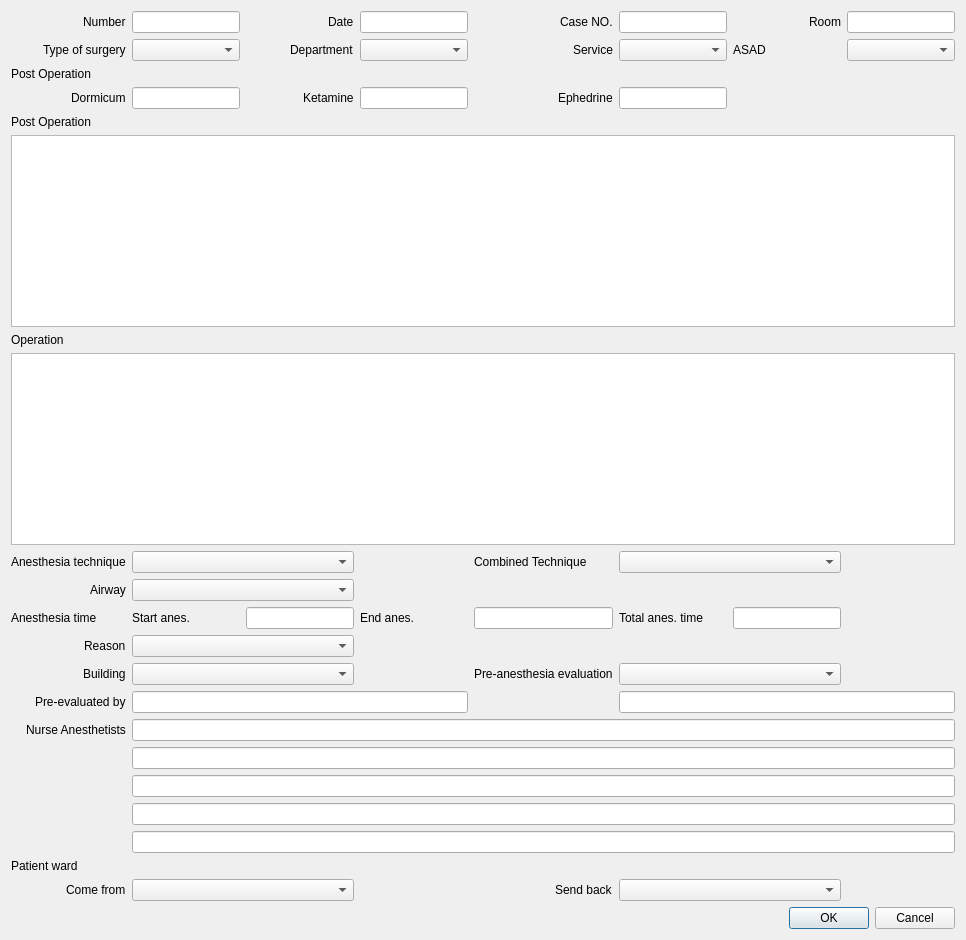
         <widget class="QWidget" name="Intra">
          <attribute name="title">
           <string>Intra</string>
          </attribute>
          <layout class="QGridLayout" name="gridLayout_4">
           <item row="0" column="0">
            <layout class="QGridLayout" name="gridLayout_3">
             <item row="0" column="2" alignment="Qt::AlignRight">
              <widget class="QLabel" name="label_2">
               <property name="text">
                <string>Date</string>
               </property>
              </widget>
             </item>
             <item row="0" column="3">
              <widget class="QLineEdit" name="lineEdit_2"/>
             </item>
             <item row="0" column="1">
              <widget class="QLineEdit" name="lineEdit"/>
             </item>
             <item row="0" column="0" alignment="Qt::AlignRight">
              <widget class="QLabel" name="label">
               <property name="text">
                <string>Number</string>
               </property>
              </widget>
             </item>
             <item row="12" column="0">
              <widget class="QLabel" name="label_8">
               <property name="text">
                <string>Anesthesia technique</string>
               </property>
              </widget>
             </item>
             <item row="20" column="1" colspan="7">
              <widget class="QLineEdit" name="lineEdit_12"/>
             </item>
             <item row="19" column="1" colspan="7">
              <widget class="QLineEdit" name="lineEdit_11"/>
             </item>
             <item row="3" column="1">
              <widget class="QLineEdit" name="lineEdit_6"/>
             </item>
             <item row="21" column="1" colspan="7">
              <widget class="QLineEdit" name="lineEdit_13"/>
             </item>
             <item row="3" column="3">
              <widget class="QLineEdit" name="lineEdit_5"/>
             </item>
             <item row="14" column="1">
              <widget class="QLabel" name="label_28">
               <property name="text">
                <string>Start anes.</string>
               </property>
              </widget>
             </item>
             <item row="3" column="5">
              <widget class="QLineEdit" name="lineEdit_7"/>
             </item>
             <item row="14" column="2">
              <widget class="QLineEdit" name="lineEdit_15"/>
             </item>
             <item row="4" column="0">
              <widget class="QLabel" name="label_29">
               <property name="text">
                <string>Post Operation</string>
               </property>
              </widget>
             </item>
             <item row="24" column="1" colspan="2">
              <widget class="QComboBox" name="comboBox_5"/>
             </item>
             <item row="24" column="0" alignment="Qt::AlignRight">
              <widget class="QLabel" name="label_21">
               <property name="text">
                <string>Come from</string>
               </property>
              </widget>
             </item>
             <item row="0" column="4" alignment="Qt::AlignRight">
              <widget class="QLabel" name="label_3">
               <property name="text">
                <string>Case NO.</string>
               </property>
              </widget>
             </item>
             <item row="24" column="4" alignment="Qt::AlignRight">
              <widget class="QLabel" name="label_22">
               <property name="text">
                <string>Send back</string>
               </property>
              </widget>
             </item>
             <item row="24" column="5" colspan="2">
              <widget class="QComboBox" name="comboBox_6"/>
             </item>
             <item row="0" column="5">
              <widget class="QLineEdit" name="lineEdit_3"/>
             </item>
             <item row="0" column="6" alignment="Qt::AlignRight">
              <widget class="QLabel" name="label_4">
               <property name="text">
                <string>Room</string>
               </property>
              </widget>
             </item>
             <item row="1" column="7">
              <widget class="QComboBox" name="comboBox_4"/>
             </item>
             <item row="0" column="7">
              <widget class="QLineEdit" name="lineEdit_4"/>
             </item>
             <item row="1" column="1">
              <widget class="QComboBox" name="comboBox"/>
             </item>
             <item row="1" column="3">
              <widget class="QComboBox" name="comboBox_2"/>
             </item>
             <item row="1" column="5">
              <widget class="QComboBox" name="comboBox_3"/>
             </item>
             <item row="2" column="0">
              <widget class="QLabel" name="label_5">
               <property name="text">
                <string>Post Operation</string>
               </property>
              </widget>
             </item>
             <item row="3" column="0" alignment="Qt::AlignRight">
              <widget class="QLabel" name="label_7">
               <property name="text">
                <string>Dormicum</string>
               </property>
              </widget>
             </item>
             <item row="25" column="4" colspan="4">
              <widget class="QDialogButtonBox" name="buttonBox">
               <property name="standardButtons">
                <set>QDialogButtonBox::Cancel|QDialogButtonBox::Ok</set>
               </property>
              </widget>
             </item>
             <item row="10" column="0">
              <widget class="QLabel" name="label_6">
               <property name="text">
                <string>Operation</string>
               </property>
              </widget>
             </item>
             <item row="11" column="0" colspan="8">
              <widget class="QPlainTextEdit" name="plainTextEdit_2"/>
             </item>
             <item row="12" column="5" colspan="2">
              <widget class="QComboBox" name="comboBox_8"/>
             </item>
             <item row="13" column="0" alignment="Qt::AlignRight">
              <widget class="QLabel" name="label_9">
               <property name="text">
                <string>Airway</string>
               </property>
              </widget>
             </item>
             <item row="16" column="0" alignment="Qt::AlignRight">
              <widget class="QLabel" name="label_12">
               <property name="text">
                <string>Building</string>
               </property>
              </widget>
             </item>
             <item row="17" column="0" alignment="Qt::AlignRight">
              <widget class="QLabel" name="label_13">
               <property name="text">
                <string>Pre-evaluated by</string>
               </property>
              </widget>
             </item>
             <item row="15" column="0" alignment="Qt::AlignRight">
              <widget class="QLabel" name="label_11">
               <property name="text">
                <string>Reason</string>
               </property>
              </widget>
             </item>
             <item row="12" column="4">
              <widget class="QLabel" name="label_17">
               <property name="text">
                <string>Combined Technique</string>
               </property>
              </widget>
             </item>
             <item row="3" column="4" alignment="Qt::AlignRight">
              <widget class="QLabel" name="label_15">
               <property name="text">
                <string>Ephedrine</string>
               </property>
              </widget>
             </item>
             <item row="18" column="0" alignment="Qt::AlignRight">
              <widget class="QLabel" name="label_14">
               <property name="text">
                <string>Nurse Anesthetists</string>
               </property>
              </widget>
             </item>
             <item row="14" column="5">
              <widget class="QLabel" name="label_18">
               <property name="text">
                <string>Total anes. time</string>
               </property>
              </widget>
             </item>
             <item row="3" column="2" alignment="Qt::AlignRight">
              <widget class="QLabel" name="label_16">
               <property name="text">
                <string>Ketamine</string>
               </property>
              </widget>
             </item>
             <item row="17" column="1" colspan="3">
              <widget class="QLineEdit" name="lineEdit_8"/>
             </item>
             <item row="17" column="5" colspan="3">
              <widget class="QLineEdit" name="lineEdit_9"/>
             </item>
             <item row="18" column="1" colspan="7">
              <widget class="QLineEdit" name="lineEdit_10"/>
             </item>
             <item row="16" column="4" alignment="Qt::AlignRight">
              <widget class="QLabel" name="label_19">
               <property name="text">
                <string>Pre-anesthesia evaluation</string>
               </property>
              </widget>
             </item>
             <item row="12" column="1" colspan="2">
              <widget class="QComboBox" name="comboBox_7"/>
             </item>
             <item row="23" column="0" alignment="Qt::AlignLeft">
              <widget class="QLabel" name="label_20">
               <property name="text">
                <string>Patient ward</string>
               </property>
              </widget>
             </item>
             <item row="22" column="1" colspan="7">
              <widget class="QLineEdit" name="lineEdit_14"/>
             </item>
             <item row="13" column="1" colspan="2">
              <widget class="QComboBox" name="comboBox_9"/>
             </item>
             <item row="14" column="3">
              <widget class="QLabel" name="label_23">
               <property name="text">
                <string>End anes.</string>
               </property>
              </widget>
             </item>
             <item row="14" column="4">
              <widget class="QLineEdit" name="lineEdit_16"/>
             </item>
             <item row="15" column="1" colspan="2">
              <widget class="QComboBox" name="comboBox_10"/>
             </item>
             <item row="1" column="0" alignment="Qt::AlignRight">
              <widget class="QLabel" name="label_24">
               <property name="text">
                <string>Type of surgery</string>
               </property>
              </widget>
             </item>
             <item row="16" column="5" colspan="2">
              <widget class="QComboBox" name="comboBox_12"/>
             </item>
             <item row="16" column="1" colspan="2">
              <widget class="QComboBox" name="comboBox_11"/>
             </item>
             <item row="14" column="0">
              <widget class="QLabel" name="label_10">
               <property name="text">
                <string>Anesthesia time</string>
               </property>
              </widget>
             </item>
             <item row="1" column="6">
              <widget class="QLabel" name="label_27">
               <property name="text">
                <string>ASAD</string>
               </property>
              </widget>
             </item>
             <item row="1" column="4" alignment="Qt::AlignRight">
              <widget class="QLabel" name="label_26">
               <property name="text">
                <string>Service</string>
               </property>
              </widget>
             </item>
             <item row="1" column="2" alignment="Qt::AlignRight">
              <widget class="QLabel" name="label_25">
               <property name="text">
                <string>Department</string>
               </property>
              </widget>
             </item>
             <item row="14" column="6">
              <widget class="QLineEdit" name="lineEdit_17"/>
             </item>
             <item row="9" column="0" colspan="8">
              <widget class="QPlainTextEdit" name="plainTextEdit"/>
             </item>
            </layout>
           </item>
          </layout>
         </widget>
